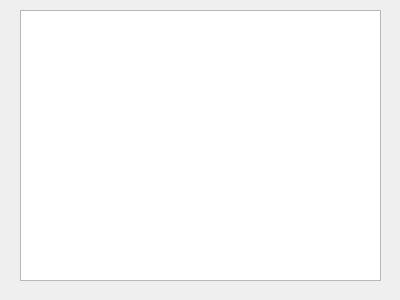
<?xml version="1.0" encoding="UTF-8"?>
<ui version="4.0">
 <class>Form</class>
 <widget class="QWidget" name="Form">
  <property name="geometry">
   <rect>
    <x>0</x>
    <y>0</y>
    <width>400</width>
    <height>300</height>
   </rect>
  </property>
  <property name="windowTitle">
   <string>Form</string>
  </property>
  <widget class="QTreeView" name="syntax_tree">
   <property name="geometry">
    <rect>
     <x>20</x>
     <y>10</y>
     <width>361</width>
     <height>271</height>
    </rect>
   </property>
  </widget>
 </widget>
 <resources/>
 <connections/>
</ui>
